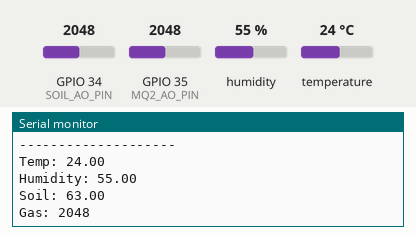
Bench run of a sketch on a simulated ESP32. Shown: the last lines printed to the serial monitor. The test bench sets the inputs (shaded band); at power-on: humidity 55 %, GPIO 34 (SOIL_AO_PIN) = 2048, GPIO 35 (MQ2_AO_PIN) = 2048, temperature 24 °C. WiFi joins after 1.5 s; servers stay silent unless stated; no MQTT or app messages arrive unless stated.

Above: at 2.7 s.
2.8 s: humidity set to 22 %
At 12.3 s:
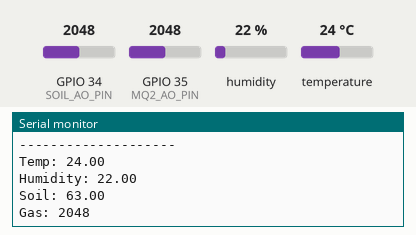
12.8 s: GPIO 34 (SOIL_AO_PIN) set to 2866
At 22.4 s:
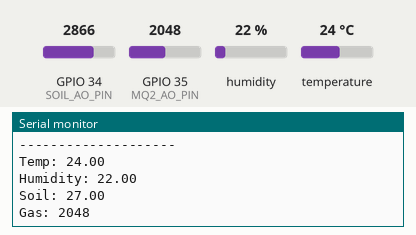
22.8 s: GPIO 35 (MQ2_AO_PIN) set to 2866
At 32.5 s:
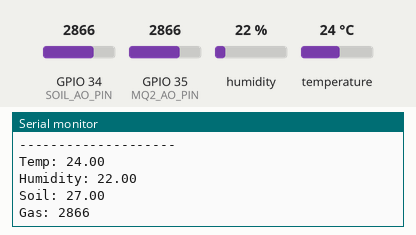
32.8 s: temperature set to 12 °C
42.8 s: GPIO 34 (SOIL_AO_PIN) set to 3972
At 52.6 s:
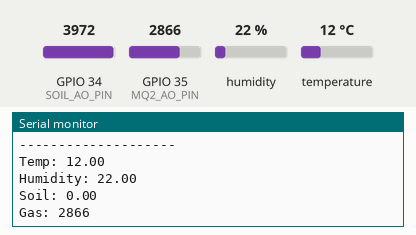
52.8 s: GPIO 35 (MQ2_AO_PIN) set to 3972
At 62.9 s:
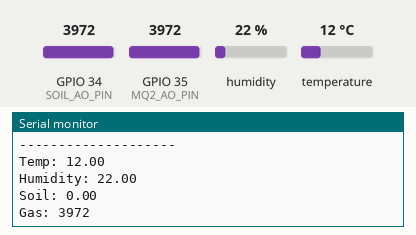
Timing chart, 0 to 63.8 s (numbered marks = the images above; inputs shaded):
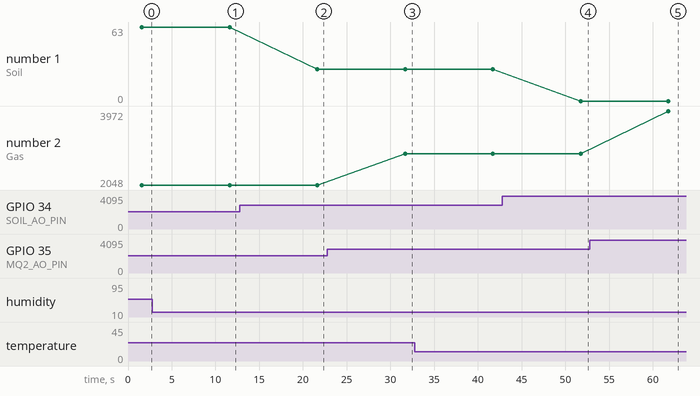

The sketch:

Adafruitio_IOT.ino
```cpp
#include <WiFi.h>
#include <DHT.h>
#include "Adafruit_MQTT.h"
#include "Adafruit_MQTT_Client.h"

// -------- WiFi --------
#define WIFI_SSID "YOUR SSID"
#define WIFI_PASS "YOUR PASSWORD"

// -------- Adafruit IO --------
#define AIO_SERVER     "io.adafruit.com"
#define AIO_PORT       1883
#define AIO_USERNAME   "YOUR USERNAME"
#define AIO_KEY        "YOUR API KEY"

// -------- Pins --------
#define DHT_DATA_PIN   26
#define DHT_POWER_PIN  14
#define DHTTYPE        DHT11

#define SOIL_POWER_PIN 32
#define SOIL_AO_PIN    34

#define MQ2_AO_PIN     35

// -------- Objects --------
WiFiClient client;
Adafruit_MQTT_Client mqtt(&client, AIO_SERVER, AIO_PORT,
                          AIO_USERNAME, AIO_KEY);

Adafruit_MQTT_Publish feedTemp =
  Adafruit_MQTT_Publish(&mqtt, AIO_USERNAME "/feeds/temperature");

Adafruit_MQTT_Publish feedHum =
  Adafruit_MQTT_Publish(&mqtt, AIO_USERNAME "/feeds/humidity");

Adafruit_MQTT_Publish feedSoil =
  Adafruit_MQTT_Publish(&mqtt, AIO_USERNAME "/feeds/soil");

Adafruit_MQTT_Publish feedGas =
  Adafruit_MQTT_Publish(&mqtt, AIO_USERNAME "/feeds/gas");

DHT dht(DHT_DATA_PIN, DHTTYPE);

// -------- MQTT CONNECT --------
void mqtt_connect() {
  while (!mqtt.connected()) {
    if (mqtt.connect() == 0) {
      Serial.println("MQTT Connected");
    } else {
      Serial.println("MQTT Retry...");
      delay(3000);
    }
  }
}

// -------- SETUP --------
void setup() {
  Serial.begin(9600);

  pinMode(DHT_POWER_PIN, OUTPUT);
  digitalWrite(DHT_POWER_PIN, HIGH);

  pinMode(SOIL_POWER_PIN, OUTPUT);
  digitalWrite(SOIL_POWER_PIN, HIGH);

  dht.begin();

  WiFi.begin(WIFI_SSID, WIFI_PASS);
  while (WiFi.status() != WL_CONNECTED) {
    delay(500);
    Serial.print(".");
  }
  Serial.println("\nWiFi Connected");

  mqtt_connect();
}

// -------- LOOP --------
void loop() {
  mqtt_connect();

  float temperature = dht.readTemperature();
  float humidity    = dht.readHumidity();

  int soilRaw = analogRead(SOIL_AO_PIN);
  float soilPercent = map(soilRaw, 3500, 1200, 0, 100);
  soilPercent = constrain(soilPercent, 0, 100);

  int mq2Raw = analogRead(MQ2_AO_PIN);

  // ---- Serial ----
  Serial.println("--------------------");
  Serial.print("Temp: "); Serial.println(temperature);
  Serial.print("Humidity: "); Serial.println(humidity);
  Serial.print("Soil: "); Serial.println(soilPercent);
  Serial.print("Gas: "); Serial.println(mq2Raw);

  // ---- Publish (EXPLICIT TYPE) ----
  feedTemp.publish(temperature);
  feedHum.publish(humidity);
  feedSoil.publish((float)soilPercent);
  feedGas.publish((float)mq2Raw);

  delay(10000);   // rate-limit safe
}
```

Measured:
- after the input at 2.8 s, the serial monitor: prints a new line after 8.8 s (image 1)
- after the input at 12.8 s, the serial monitor: prints a new line after 8.8 s (image 2)
- after the input at 22.8 s, the serial monitor: prints a new line after 8.9 s (image 3)
- after the input at 42.8 s, the serial monitor: prints a new line after 9.0 s (image 4)
- after the input at 52.8 s, the serial monitor: prints a new line after 9.0 s (image 5)
- plotted number 1: 63 → 27 after the input at 12.8 s, 27 → 0 after the input at 42.8 s
- plotted number 2: 2048 → 2866 after the input at 22.8 s, 2866 → 3972 after the input at 52.8 s
